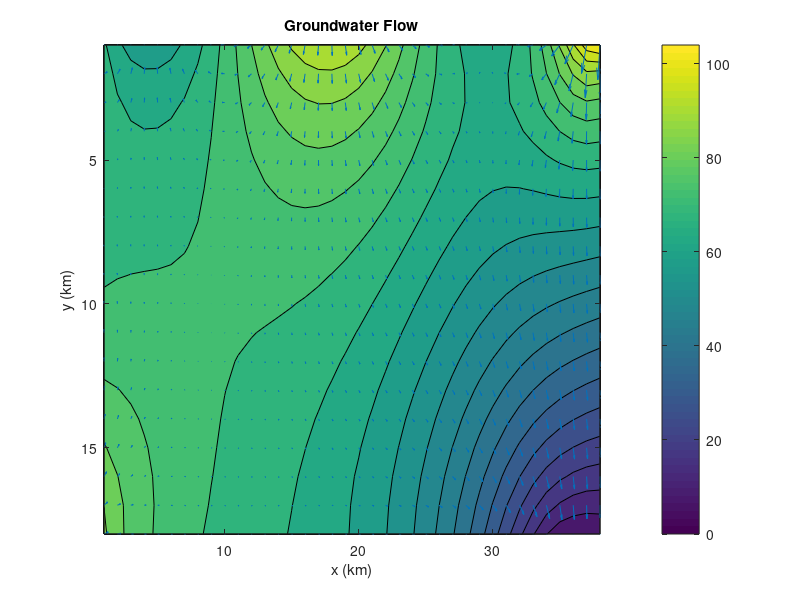

MATLAB code for this plot: (Note: this script raises an error after producing the figure.)
%% Exercise 3: 2D Diffusion: Fluid Flow Through Porous Media as a 2-D Diffusion Problem
% G582
% Caitlin Sifuentes & McKailey Sabaj
% 09/13/21

clear
close all
%% List Knowns
% Inputs
aq_thick = 10; % m, aquifer thickness
k = 10^-11; % m^2, rock permeability 
alpha = 0.2; % porosity
mu = 10^-3; % Pa*s, water viscosity
g = 9.81; % m/s^2, acceleration due to gravity

% Model Domain size
dx = 1000; % m , spatial step or grid spacing
domain_x = 40000; % m, 40 km
domain_y = 20000; % m, 20 km
domain_cols = domain_x/dx; % km
domain_rows = domain_y/dx; % km
bucolic_montana_property = zeros(domain_rows,domain_cols); % model domain

%% Calculate Boundary Data
upper_head = [80 60 100 80 90]; % m above datum, listed fluid heads (extrapolate)
lower_head = [90 70 60 30]; % m, (extrapolate last cell)
left_head = [80 70 90]; % m, (interpolate)
right_head = [90 50]; % m, (extrapolate last two cells)

% Interpolate and Extrapolate Data
upper_indices = round([0.48 7.68 19.04 25.44 35.52]); % indices of original, need to round to indicate specific positions
up_int = interp1(upper_indices,upper_head,1:36,'spline'); 
up_query = [37 38 39 40]; % query points that extend beyond the domain 
up_ext_ind = 1:36; % indices of interpolated data
up_ext = interp1(up_ext_ind,up_int,up_query,'spline','extrap');
upper_boundary = horzcat(up_int,up_ext);

lower_indices = round([0.8 12.48 22.88 31.84]); % indices of original 
low_int = interp1(lower_indices,lower_head,2:32,'spline'); 
low_query = [33 34 35 36 37 38 39 40]; % more qp
low_ext_ind = 2:32; % indices of interpolated data
low_ext1 = interp1(low_ext_ind,low_int,low_query,'spline','extrap');
low_ext2 = interp1(low_ext_ind,low_int,1,'spline','extrap');
low_ext = horzcat(low_ext1,low_ext2);
lower_boundary = horzcat(low_int,low_ext);

left_indices = round([0.48 8.64 18.4]); % indices of original 
left_int = interp1(left_indices,left_head,1:18,'spline');
left_query = [19 20]; % query points that extend beyond the domain 
left_ext_ind = 1:18;
left_ext = interp1(left_ext_ind,left_int,left_query,'spline','extrap');
left_boundary = horzcat(left_int,left_ext)';

right_indices = round([0.64 9.92]); % indices of original 
right_int = interp1(right_indices,right_head,1:10,'spline');
right_query = [11 12 13 14 15 16 17 18 19 20]; % query points that extend beyond the domain 
right_ext_ind = 1:10;
right_ext = interp1(right_ext_ind,right_int,right_query,'spline','extrap');
right_boundary = horzcat(right_int,right_ext)';

% Input Boundary Conditions
bucolic_montana_property(1,:) = upper_boundary;
bucolic_montana_property(:,1) = left_boundary;
bucolic_montana_property(20,:) = lower_boundary;
bucolic_montana_property(:,40) = right_boundary;

%% Calculate 2D Diffusion of Pollutant
% solve Poisson's Equation with an implicit method

% Solve for A Matrix
sqr_dom = 684; % number of unknown cells within the model domain
zero_ind = 38; % used to index position of 0 in A matrix
diag_index1 = zeros(sqr_dom,1); % intiate domain size of diagonal
A1 = diag(ones(size(diag_index1))-5); % place -4 in the diagonal
diag_index2 = zeros(sqr_dom-1,1); % intiate domain size of diagonal
for i = 1:length(diag_index2) % find all positions to place 0 in 1s & 0 diagonal
    if rem(i,zero_ind) == 0
        diag_index2(i) = 0;
    else
        diag_index2(i) = 1;
    end
end
A2 = diag(diag_index2,1); % create diag for above
A3 = diag(diag_index2,-1); % create diag for below
diag_index3 = zeros(sqr_dom-zero_ind,1); % intiate domain size of diagonal
A4 = diag(ones(size(diag_index3)),zero_ind); % create diag for above
A5 = diag(ones(size(diag_index3)),-zero_ind); % create diag for below
A = A1+A2+A3+A4+A5; % add all diagonals to create A matrix

% Solve for B Matrix
B = zeros(size(bucolic_montana_property,1)-2,size(bucolic_montana_property,2)-2); % initialize B matrix 
temp = zeros(1,4); % empty vector to run calculations
col_end = 39; % used to iterate through unknowns in model domain
row_end = 19; % used to iterate through unknowns in model domain
test_r = 17; % test well location
test_c = 19; % test well location
K = 1; % m/s

% For loop used to test if there is a boundary condition above, below,
% right, or left of the current cell, then place in 'B' matrix
% Also test whether or not the pumping rate (K) effectively works to stop
% the pollutant
for c = 2:col_end
    for r = 2:row_end
            if bucolic_montana_property(r-1,c) > 0 % up
           temp(1) = -bucolic_montana_property(r-1,c); 
            end
            if bucolic_montana_property(r+1,c) > 0 % down
           temp(2) = -bucolic_montana_property(r+1,c);
            end
            if bucolic_montana_property(r,c+1) > 0 % right 
           temp(3) = -bucolic_montana_property(r,c+1);
            end
            if bucolic_montana_property(r,c-1) > 0 % left
           temp(4) = -bucolic_montana_property(r,c-1);
            end
           B(r-1,c-1) = sum(temp);
           if c == test_c && r == test_r % set up if statement for well site
               B(r-1,c-1) = sum(temp)+K; % add pumping rate to well site
           end 
           temp = zeros(1,4); % empty vector to run calculations
    end
end
B = B';
B = reshape(B,[1,sqr_dom])';
X = A^-1*B; % calculate the unknowns
X = reshape(X,[col_end-1,row_end-1])';
figure
imagesc(X)
hold on 
%% Contours of the Potential Field
x = 1:col_end-1;
y = 1:row_end-1;
[X2,Y] = meshgrid(x,y);
contourf(X2,Y,X,20)
[dx,dy] = gradient(-X);
hold on 
quiver(X2,Y,dx,dy) % lengths of the vectors are proportional to the groundwater flow rates and the orientations of the vectors define streamlines of flow.
title('Groundwater Flow') 
xlabel('x (km)')
ylabel('y (km)')
a = colorbar;
a.Label.String = 'Hydraulic Head (m)';
hold on 

%% Plot Contaminated Well and Boundaries
cwell_x = [13.44 12 10.08];
cwell_y = [6.24	7.04 9.12];
c = scatter(cwell_x,cwell_y,'*','b');
hold on 
nodrill_x = [11.68	8	4.16	2.72	1.6	0.64	0.64	1.28	2.4	4	6.08	8	10.24	15.68	19.52	21.44	23.52	25.6	27.52	28.32	29.12	29.44	29.44	28.8	27.52	25.76	23.52	19.52	15.68	11.68];
nodrill_y = [0.32	0.96	3.04	3.84	5.76	7.84	9.92	11.84	13.76	15.52	16.32	16.8	16.64	16.48	16.16	15.52	15.2	14.24	12.96	11.84	10.4	9.28	7.84	6.08	4.8	4	3.04	1.6	0.8	0.32];
d = plot(nodrill_x,nodrill_y,'k');
streamline(X2,Y,dx,dy,cwell_x(1),cwell_y(1))
streamline(X2,Y,dx,dy,cwell_x(2),cwell_y(2))
streamline(X2,Y,dx,dy,cwell_x(3),cwell_y(3))
Suggested_WellX = test_c;
Suggested_WellY = test_r;
hold on
s = scatter(Suggested_WellX,Suggested_WellY,'r','*');





